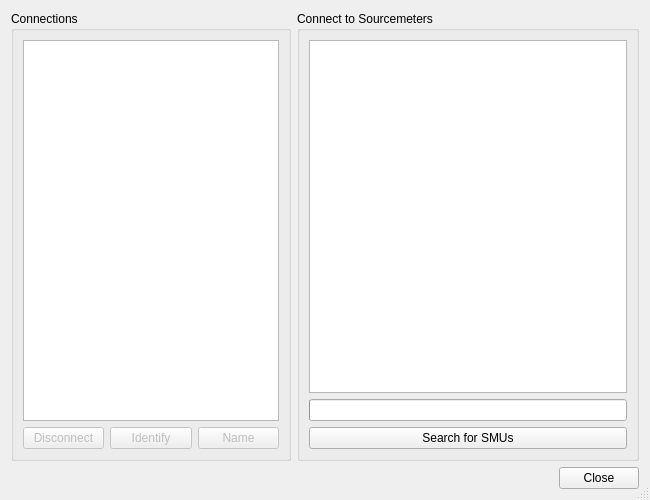
<?xml version="1.0" encoding="UTF-8"?>
<ui version="4.0">
 <class>smu_search_dialog</class>
 <widget class="QDialog" name="smu_search_dialog">
  <property name="geometry">
   <rect>
    <x>0</x>
    <y>0</y>
    <width>650</width>
    <height>500</height>
   </rect>
  </property>
  <property name="minimumSize">
   <size>
    <width>650</width>
    <height>500</height>
   </size>
  </property>
  <property name="windowTitle">
   <string>SMU Connections</string>
  </property>
  <property name="sizeGripEnabled">
   <bool>true</bool>
  </property>
  <property name="modal">
   <bool>true</bool>
  </property>
  <layout class="QGridLayout" name="gridLayout">
   <item row="0" column="0">
    <widget class="QGroupBox" name="smu_connections">
     <property name="title">
      <string>Connections</string>
     </property>
     <layout class="QGridLayout" name="gridLayout_2">
      <item row="1" column="0">
       <widget class="QPushButton" name="smu_disconnect">
        <property name="enabled">
         <bool>false</bool>
        </property>
        <property name="text">
         <string>Disconnect</string>
        </property>
       </widget>
      </item>
      <item row="0" column="0" colspan="3">
       <widget class="QListWidget" name="connection_list"/>
      </item>
      <item row="1" column="1">
       <widget class="QPushButton" name="smu_identify">
        <property name="enabled">
         <bool>false</bool>
        </property>
        <property name="text">
         <string>Identify</string>
        </property>
       </widget>
      </item>
      <item row="1" column="2">
       <widget class="QPushButton" name="smu_name">
        <property name="enabled">
         <bool>false</bool>
        </property>
        <property name="text">
         <string>Name</string>
        </property>
       </widget>
      </item>
     </layout>
    </widget>
   </item>
   <item row="0" column="1">
    <widget class="QGroupBox" name="groupBox_4">
     <property name="title">
      <string>Connect to Sourcemeters</string>
     </property>
     <layout class="QVBoxLayout" name="verticalLayout_8">
      <item>
       <widget class="QPlainTextEdit" name="search_log">
        <property name="sizeAdjustPolicy">
         <enum>QAbstractScrollArea::SizeAdjustPolicy::AdjustToContents</enum>
        </property>
        <property name="readOnly">
         <bool>true</bool>
        </property>
       </widget>
      </item>
      <item>
       <widget class="QProgressBar" name="search_progress"/>
      </item>
      <item>
       <widget class="QPushButton" name="search">
        <property name="enabled">
         <bool>true</bool>
        </property>
        <property name="text">
         <string>Search for SMUs</string>
        </property>
       </widget>
      </item>
     </layout>
    </widget>
   </item>
   <item row="1" column="0" colspan="2">
    <widget class="QDialogButtonBox" name="buttonBox">
     <property name="standardButtons">
      <set>QDialogButtonBox::StandardButton::Close</set>
     </property>
    </widget>
   </item>
  </layout>
 </widget>
 <resources/>
 <connections>
  <connection>
   <sender>buttonBox</sender>
   <signal>clicked(QAbstractButton*)</signal>
   <receiver>smu_search_dialog</receiver>
   <slot>accept()</slot>
   <hints>
    <hint type="sourcelabel">
     <x>598</x>
     <y>476</y>
    </hint>
    <hint type="destinationlabel">
     <x>647</x>
     <y>463</y>
    </hint>
   </hints>
  </connection>
 </connections>
</ui>
